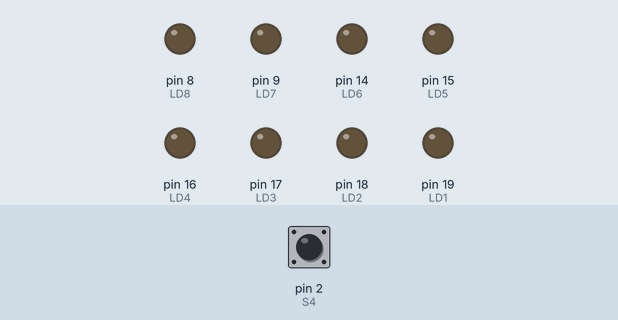
Recording of a sketch running on a simulated Arduino Uno, built with avr-gcc and run on an emulated ATmega328P. On the bench: output pins drawn as LEDs (lit = HIGH). The inputs (shaded band) are chosen by the test bench; at power-on: pin 2 (S4) HIGH.

Above: at 1.2 s.
1.3 s: pin 2 (S4) pulled LOW for 0.15 s
At 4.95 s:
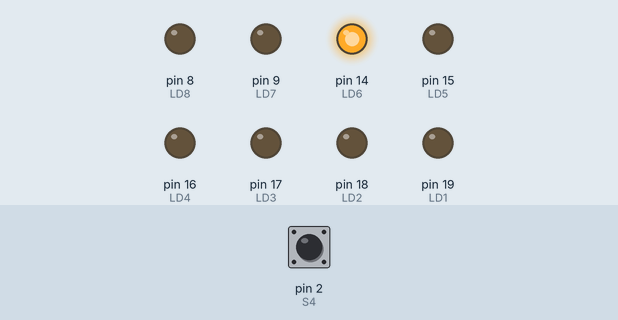
At 8.74 s:
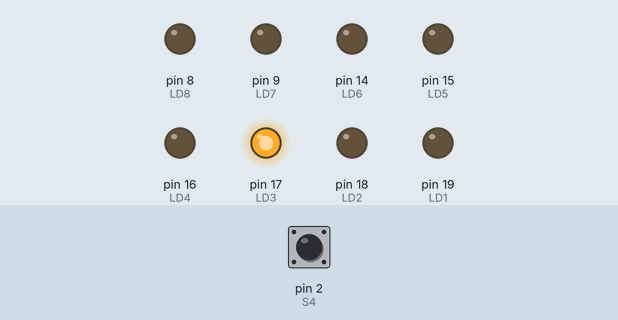
Timing chart, 0 to 10.3 s (numbered marks = the images above; inputs shaded):
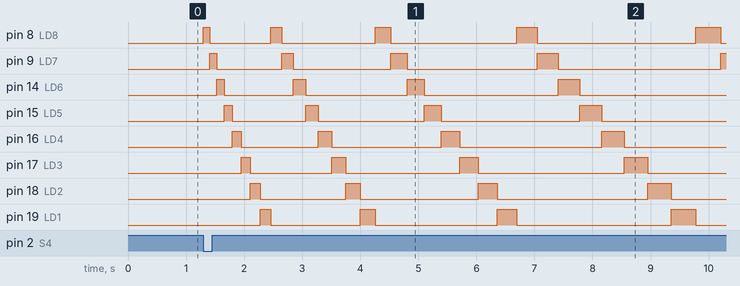

The sketch:

roulette_shittyaiversionnecessaryforagrade.ino
```cpp
#define LD1 19             // define all the leds and their connecting pins
#define LD2 18
#define LD3 17
#define LD4 16
#define LD5 15
#define LD6 14
#define LD7 9
#define LD8 8

#define S1 6                // define the buttons
#define S2 5                // S = Switch = Button
#define S3 3
#define S4 2

void setup()
{
  pinMode(LD1, OUTPUT);
  pinMode(LD2, OUTPUT);
  pinMode(LD3, OUTPUT);
  pinMode(LD4, OUTPUT);
  pinMode(LD5, OUTPUT);
  pinMode(LD6, OUTPUT);
  pinMode(LD7, OUTPUT);
  pinMode(LD8, OUTPUT);

  pinMode(S1, INPUT_PULLUP);
  pinMode(S2, INPUT_PULLUP);
  pinMode(S3, INPUT_PULLUP);
  pinMode(S4, INPUT_PULLUP);
}

void SetLeds(uint8_t ledState)
{
  if(ledState & 0x80) digitalWrite(LD1, HIGH); else digitalWrite(LD1, LOW);
  if(ledState & 0x40) digitalWrite(LD2, HIGH); else digitalWrite(LD2, LOW);
  if(ledState & 0x20) digitalWrite(LD3, HIGH); else digitalWrite(LD3, LOW);
  if(ledState & 0x10) digitalWrite(LD4, HIGH); else digitalWrite(LD4, LOW);
  if(ledState & 0x08) digitalWrite(LD5, HIGH); else digitalWrite(LD5, LOW);
  if(ledState & 0x04) digitalWrite(LD6, HIGH); else digitalWrite(LD6, LOW);
  if(ledState & 0x02) digitalWrite(LD7, HIGH); else digitalWrite(LD7, LOW);
  if(ledState & 0x01) digitalWrite(LD8, HIGH); else digitalWrite(LD8, LOW);
}

uint8_t ruletti = 0x01;
uint8_t extra = 0;
unsigned long previousMillis = 0;
unsigned long interval = 100;   // initial interval in milliseconds
bool running = false;

void loop()
{
  if (digitalRead(S4) == LOW && !running)
  {
    running = true;
    interval = 100;            // reset interval
    extra = 50;                // initial extra steps to simulate slowing down
  }

  if (running)
  {
    unsigned long currentMillis = millis();
    if (currentMillis - previousMillis >= interval)
    {
      previousMillis = currentMillis;

      SetLeds(ruletti);        // show led state
      ruletti <<= 1;           // shift bits left

      if (ruletti == 0)
      {
        ruletti = 0x01;        // reset ruletti if overflow
      }

      if (extra > 0)
      {
        interval += 10;        // increase the delay to simulate slowing down
        extra--;
      }
      else
      {
        running = false;       // stop if extra steps are completed
      }
    }
  }
}
```

Measured:
- after the input at 1.3 s, pin 8 (LD8): LOW → HIGH at once, → LOW 0.11 s later, → HIGH 1.1 s later, → LOW 0.19 s later, … (10 changes in this stretch); pin 9 (LD7): LOW → HIGH after 0.11 s, → LOW 0.12 s later, → HIGH 1.1 s later, → LOW 0.20 s later, … (9 changes in this stretch)
